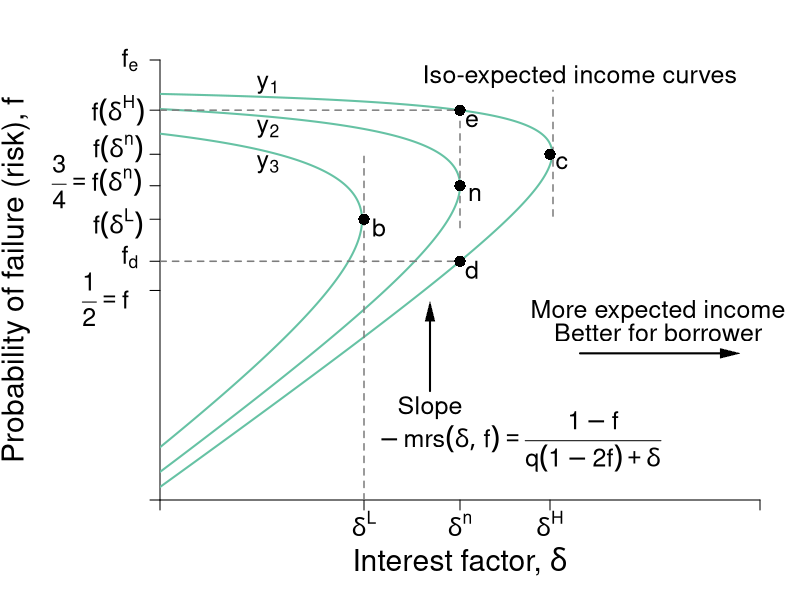

The R source for this figure:
#Graph Designer: Simon Halliday
#Authors: Bowles, Foley and Halliday
#Title: Coordination, Conflict and Competition: A Text in Microeconomics

library(shape)
pdf(file = "credit/non_contractual_brf_part_a.pdf", width = 8, height = 6)

#Set parameters for graphics
axislabelsize <- 1.8
labelsize <- 1.5
namesize <- 1.8
annotatesize <- 1.5
graphlinewidth <- 2
segmentlinewidth <- 1.5

COL <- c("#7fc97f", "#beaed4", "#fdc086", "#ffff99", "#386cb0", "#f0027f", "#bf5b17", "#666666")
COLA <- c("#e0f3db", "#99d8c9","#66c2a4","#41ae76", "#238b45", "#005824")
COLB <- c("#c6dbef", "#4eb3d3", "#2b8cbe", "#0868ac","#084081")
grays <- gray.colors(25, start = 1, end = 0)

#Edited the margins to cater for the larger LHS labels
par(mar =  c(5, 8, 3, 2))

brfFn <- function(delta, mu = 1) {
  .5 + (delta / (2 * mu)) 
}

isoreturnFn <- function(delta, pi=0.125) {
  1 - (pi)/delta
}


yFn <- function(d1, f1, mu = 1){
  mu*f1*(1 - f1) - d1*(1 - f1)
}

ylow <- function(delta, mu = 1, ybar = 0.03){
  (-sqrt(delta^2 - 2*delta*mu + mu^2 - 4*mu*ybar) + delta + mu)/(2*mu)
}

yhigh <- function(delta, mu = 1, ybar = 0.03){
  (sqrt(delta^2 - 2*delta*mu + mu^2 - 4*mu*ybar) + delta + mu)/(2*mu)
}

xlims <- c(0, 1)
ylims <- c(0, 1.05)

npts <- 501 
d1 <- seq(xlims[1], xlims[2], length.out = npts)
f1 <- seq(ylims[1], ylims[2], length.out = npts) 
a <- c(0.03, 0.0625, 0.11)

plot(0, 0, xlim = xlims, ylim = ylims, type = "n",
     xlab = expression(paste("")),
     ylab = expression(paste("")), 
     xaxt = "n", 
     yaxt = "n", 
     cex.lab = axislabelsize, 
     bty = "n", 
     xaxs="i", 
     yaxs="i"
)


# ticksy <- seq(from = 0, to = ylims[2], by = 0.1)
# ylabels <- seq(from = 0, to = ylims[2], by = 0.1)
# ticksx <- seq(from = 0, to = xlims[2], by = 0.1)
# xlabels <- seq(from = 0, to = xlims[2], by = 0.1)
ticksy <- c(ylims[1], 0.5, ylow(delta = 0.5), brfFn(delta = 0.34), brfFn(delta = 0.5), brfFn(delta = 0.65), yhigh(delta = 0.5), ylims[2])
ylabels <- c(NA, NA, NA, NA,NA,NA, NA, NA)
#ylabels <- c(NA, expression(paste(f == frac(1,2))), expression(paste(f^d)), expression(paste(f*(delta^L) )),  expression(paste(f*(delta^n) == frac(3,4))),expression(paste(f*(delta^H) )), expression(paste(f^e)), NA)
ticksx <- c(xlims[1], 0.34, 0.5, 0.65, xlims[2])
xlabels <- c(NA,  expression(paste(delta^L)), expression(paste(delta^n)), expression(paste(delta^H)), NA)

axis(1, at = ticksx, pos = 0, labels = xlabels, cex.axis = labelsize)
axis(2, at = ticksy, pos = 0, labels = ylabels, las = 1,cex.axis = labelsize)

#ylabels <- c(NA, expression(paste(f == frac(1,2))), expression(paste(f^d)), expression(paste(f*(delta^L) )),  expression(paste(f*(delta^n) == frac(3,4))),expression(paste(f*(delta^H) )), expression(paste(f^e)), NA)
text(-0.0905, 0.48, expression(paste(frac(1,2) == f)), cex = labelsize, xpd =TRUE)
text(-0.05, 0.58, expression(paste(f[d])), cex = labelsize, xpd =TRUE)
text(-0.07, 0.66, expression(paste(f*(delta^L) )), cex = labelsize, xpd =TRUE)
text(-0.105, 0.76, expression(paste(frac(3,4) == f*(delta^n) )), cex = labelsize, xpd =TRUE)
text(-0.07, 0.84, expression(paste(f*(delta^n))), cex = labelsize, xpd =TRUE)
text(-0.07, 0.93, expression(paste(f*(delta^H) )), cex = labelsize, xpd =TRUE)
text(-0.05, 1.05, expression(paste(f[e])), cex = labelsize, xpd =TRUE)
# y-labels with numeric values
# text(-0.0905, 0.48, expression(paste(frac(1,2) == f)), cex = labelsize, xpd =TRUE)
# text(-0.05, 0.58, expression(paste(0.57 == f^d)), cex = labelsize, xpd =TRUE)
# text(-0.07, 0.66, expression(paste(0.67 == f*(delta^L) )), cex = labelsize, xpd =TRUE)
# text(-0.105, 0.76, expression(paste(frac(3,4) == f*(delta^n))), cex = labelsize, xpd =TRUE)
# text(-0.07, 0.84, expression(paste(0.83 == f*(delta^n) )), cex = labelsize, xpd =TRUE)
# text(-0.07, 0.93, expression(paste(0.93 == f*(delta^H) )), cex = labelsize, xpd =TRUE)
# text(-0.05, 1.05, expression(paste(1.05f^e)), cex = labelsize, xpd =TRUE)


npts <- 503 
xx1 <- seq(xlims[1], xlims[2], length.out = npts)
xx2 <- seq(0, 1, length.out = npts)

#Draw the graphs
#lines(xx1, brfFn(xx1), col = COLA[4], lwd = graphlinewidth)

#Axis labels
mtext(expression(paste("Interest factor, ", delta)), side = 1, line = 3, cex = axislabelsize)
text(-0.24, 0.5*(ylims[2]), expression(paste("Probability of failure (risk), ", f)), xpd = TRUE, cex = axislabelsize, srt = 90) 

#Contour lines
contour(d1, f1,
        outer(d1, f1, yFn),
        drawlabels = FALSE,
        col = COLA[3],
        lwd = graphlinewidth,
        levels = a,
        xaxs="i",
        yaxs="i",
        add = TRUE)

segments(0.5, 0.65, 0.5, yhigh(delta = 0.5), lty = 2, col = grays[20] , lwd = segmentlinewidth)
segments(0, yhigh(delta = 0.5), 0.5, yhigh(delta = 0.5), lty = 2, col = grays[20] , lwd = segmentlinewidth)
segments(0, ylow(delta = 0.5), 0.5, ylow(delta = 0.5), lty = 2, col = grays[20] , lwd = segmentlinewidth)

segments(0.34,0, 0.34, brfFn(delta = 0.34) + 0.15, lty = 2, col = grays[20] , lwd = segmentlinewidth)
segments(0.655, brfFn(delta = 0.655) - 0.15, 0.655, brfFn(delta = 0.655) + 0.15, lty = 2, col = grays[20] , lwd = segmentlinewidth)

#segments(0, brfFn(delta = 0.5), 0.5, brfFn(delta = 0.5), lty = 2, col = "gray" , lwd = segmentlinewidth)

# 
# segments(8, 0, 8,indiffA(x = 8)  , lty = 2, col = "gray" , lwd = segmentlinewidth)
# segments(0, indiffA(x = 8) , 8,indiffA(x = 8)  , lty = 2, col = "gray" , lwd = segmentlinewidth)

text(0.5+ 0.025, brfFn(delta = 0.5) - 0.02, expression(paste(n)), cex = labelsize)
points(0.5, brfFn(delta = 0.5), pch = 16, col = "black", cex = 1.5)
text(0.34+ 0.025, brfFn(delta = 0.34) - 0.02, expression(paste(b)), cex = labelsize)
points(0.34, brfFn(delta = 0.34), pch = 16, col = "black", cex = 1.5)
text(0.65+ 0.02, brfFn(delta = 0.65) - 0.02, expression(paste(c)), cex = labelsize)
points(0.65, brfFn(delta = 0.65), pch = 16, col = "black", cex = 1.5)

text(0.5+ 0.02, ylow(delta = 0.5) - 0.02, expression(paste(d)), cex = labelsize)
points(0.5, ylow(delta = 0.5), pch = 16, col = "black", cex = 1.5)
text(0.5+ 0.02, yhigh(delta = 0.5) - 0.025, expression(paste(e)), cex = labelsize)
points(0.5, yhigh(delta = 0.5), pch = 16, col = "black", cex = 1.5)



text(0.7, 1.01, expression(paste("Iso-expected income curves")), cex = labelsize)
#text(0.3, 1.01, expression(paste(y[1] == y^L)), cex = labelsize)
#text(0.3, 0.88, expression(paste(y[2] == y^{NE})), cex = labelsize)
#text(0.2, 0.75, expression(paste(y[3] == y^H)), cex = labelsize)
text(0.18, 0.99, expression(paste(y[1])), cex = labelsize)
text(0.18, 0.885, expression(paste(y[2])), cex = labelsize)
text(0.18, 0.8, expression(paste(y[3])), cex = labelsize)
text(0.45, 0.22, expression(Slope), cex = labelsize)
text(0.6, 0.14, expression(paste(-mrs(delta, f) == frac(1 - f, q*(1 - 2*f) + delta))), cex = labelsize)
Arrows(0.45, 0.26, 0.45, 0.45, col = "black", lty = 1, lwd = 2, arr.type = "triangle", arr.lwd = 0.5)


text(0.83, 0.45, expression(paste("More expected income")), cex = labelsize, xpd = TRUE)
text(0.83, 0.4, expression(paste("Better for borrower")), cex = labelsize,xpd = TRUE)
Arrows(0.7, 0.35, 0.95, 0.35, col = "black", lty = 1, lwd = 2, arr.type = "triangle", arr.lwd = 0.5)


#text(0.85, 0.68, expression(paste("A's Best Response")), cex = labelsize, xpd  = TRUE)
#text(0.85, 0.63, expression(paste("function")), cex = labelsize, xpd  = TRUE)
#text(0.86, 0.55, expression(paste("Slope ", phantom() == frac(1, 2*q))), cex = labelsize, xpd  = TRUE)
#Arrows(0.85, 0.73, 0.85, 0.89, col = "black", lty = 1, lwd = 2, arr.type = "triangle", arr.lwd = 0.5)

dev.off()
